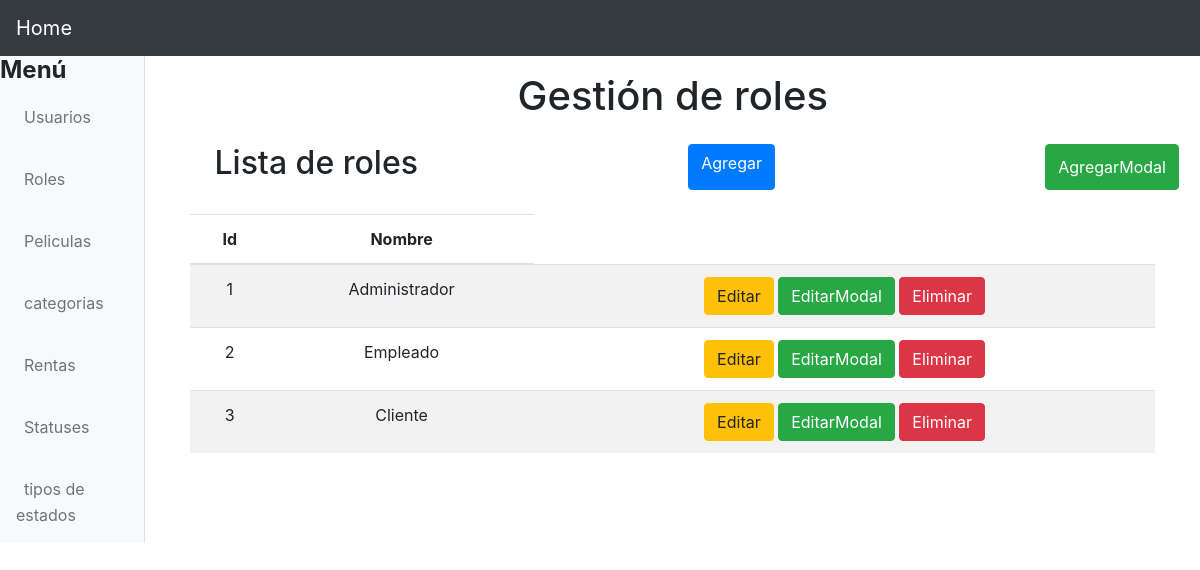
The app's page /?controller=role with its own data.
### tables this page shows
CREATE TABLE `roles` (
  `id` int(10) UNSIGNED NOT NULL,
  `name` varchar(255) NOT NULL,
  `status_id` int(10) UNSIGNED NOT NULL,
  `created_at` timestamp NULL DEFAULT NULL,
  `updated_at` timestamp NULL DEFAULT NULL
);

### controllers/RoleController.php (called while the page is built, shortened)
<?php
require 'models/Role.php';
class RoleController
{
	private $roleModel;
	function __construct()
	{
		$this->roleModel = new Role();
	}
	public function index()
	{
		$roles = $this->roleModel->getAll();
		require 'views/layout.php';
		require 'views/sidebar.php';
		require 'views/roles/list.php';
	}
}

### models/Role.php (called while the page is built, shortened)
<?php
class Role
{
	private $pdo;
	public function __construct(){
		try{
			$this->pdo = new Database();
		}catch(PDOExeption $e){
			die($e->getMessage());
		}
	}
	public function getAll(){
		try{
		$strSql = "SELECT * FROM roles";
		$query = $this->pdo->select($strSql);
		return $query;
	}catch(PDOExeption $e){
		die($e->getMessage());
	}
	}
}

### providers/Database.php (called while the page is built, shortened)
<?php
class Database extends PDO
{
    public function select($strSql, $arrayData = array(), $fetchMode = PDO::FETCH_OBJ)
    {
    	$query = $this->prepare($strSql);
    	if( !$query->execute() ) {
    		echo "Error, la consulta no se realizó";
    	} else {
    		return $query->fetchAll($fetchMode);
    	}
    }
}

### views/roles/list.php (the view, shortened to what this page needs)
<main class="container">
	<section class="col-md-12 text-center">
		<div class="mt-3">
			<h1>Gestión de roles</h1>
		</div>
		<div class="col-md-12 m-4 d-flex justify-content-between">
			<h2>Lista de roles</h2>
			<a href="?controller=role&method=add" class="btn btn-primary">Agregar</a>
			<button data-toggle="modal" data-target="#newRol" class="btn btn-success">AgregarModal</button>
		</div>
		<section class="col-md-12 flex-nowrap table-responsive">
			<table class="table table-striped table-hover">
				<thead>
					<tr>
						<th>Id</th>
						<th>Nombre</th>
					</tr>
				</thead>
				<tbody>
					<?php foreach($roles as $role): ?>
						<tr>
							<td><?php echo $role->id ?></td>
							<td><?php echo $role->name ?></td>
							<td>
								<a href="?controller=role&method=edit&id=<?php echo $role->id?>" class="btn btn-warning" title="Editar pelicula">Editar</a>
								<button data-toggle="modal" data-target="#editRol<?php echo $role->id ?>" class="btn btn-success">EditarModal</button>
								<a href="?controller=role&method=delete&id=<?php echo $role->id?>" class="btn btn-danger" title="Eliminar pelicula">Eliminar</a>
							</td>
						</tr>
					<?php endforeach ?>
				</tbody>
			</table>
		</section>
	</section>
</main>

### records on screen
roles: id "1", name "Administrador"
roles: id "2", name "Empleado"
roles: id "3", name "Cliente"
